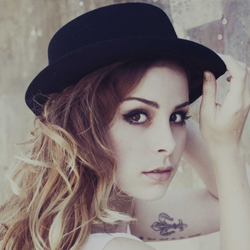
%> input picture implementacoes/PDI/task2/TEMP__/lena2.jpg, 250 x 250 px
$ octave runFFT_3.m   (GNU Octave 9; MATLAB toolbox functions it lacks are replaced by stand-ins)
%> lines starting %> are read from the running program, lines starting %| are printed output that depends on the picture
close all; clear all; clc;

I = imread ('lena2.jpg');
%> I is the input picture: size 250x250x3 uint8; mean R, G, B 128.3, 118.5, 116.9
if (size(I,3) == 3)
    I = rgb2gray(I);
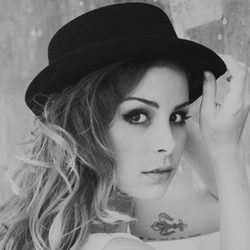
%> I: size 250x250 uint8; min 12, max 193, mean 121.2
end

subplot(1,2,1);
imshow (I);

I1 = fft2(I);
I2 = fftshift (I1);

[w, h] = size (I);
%> w = 250; h = 250
GF = zeros ([w, h]);

% This value determines the 'blur' amount:
% The higher it goes, the less the blur is;
% The lower it goes, the more blur there is.
Sig = 25;

for x = 1 : w
    for y = 1 : h
        GF (x, y) = exp (-((x-w/2)^2 + (y-h/2)^2) / (2 * Sig^2));
    end
end
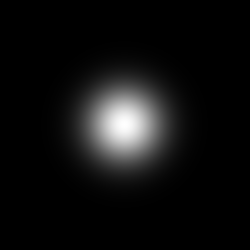
%> GF: size 250x250 double; min 1.39e-11, max 1, mean 0.0628


I3 = I2 .* GF;
I4 = ifft2 (fftshift (I3));

subplot(1,2,2);
imshow(abs(I4)/255);
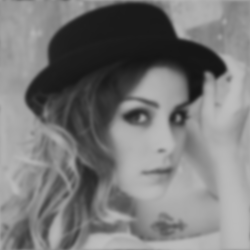
%> displayed picture: size 250x250, on the screen's scale of 0 to 255; min 20, max 191, mean 121


figure, imshow(GF); colormap(gray)

I2 = log(abs(I2));
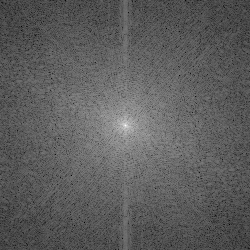
%> I2: size 250x250 double; min 2.04, max 15.84, mean 7.1; drawn with min black and max white
range(1) = floor(min(min(I2)));
range(2) = floor(max(max(I2)));
figure, imshow(I2,range); colormap(gray); colorbar

I3 = log(abs(I3));
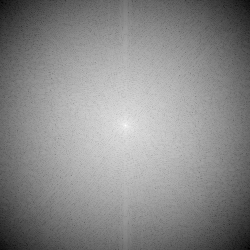
%> I3: size 250x250 double; min -21.23, max 15.84, mean -1.23; drawn with min black and max white
range(1) = floor(min(min(I3)));
range(2) = floor(max(max(I3)));
figure, imshow(I3,range); colormap(gray); colorbar


% imgFFT = log(abs(I2)+1);
% imgFFT = mat2gray(imgFFT);
% figure(3), imshow(imgFFT,[]);

$ run again, with implementacoes/PDI/task2/TEMP__/hand.jpg copied over implementacoes/PDI/task2/TEMP__/lena2.jpg
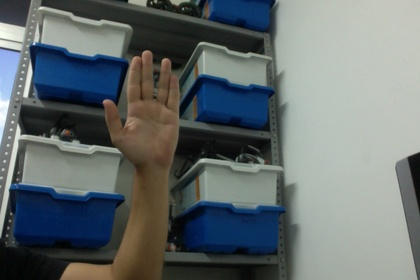
%> input picture implementacoes/PDI/task2/TEMP__/hand.jpg, 420 x 280 px, shrunk from 1080 x 720 before the run
%> I is the input picture: size 280x420x3 uint8; mean R, G, B 100.4, 108.5, 108.9
%> I: size 280x420 uint8
%> after the loop `for x = 1 : w`:
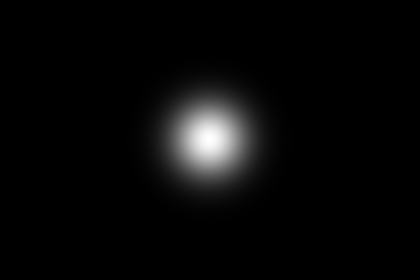
%> GF: size 280x420 double; min 7.39e-23, max 1, mean 0.0334
%> `I3 = log(abs(I3));`:
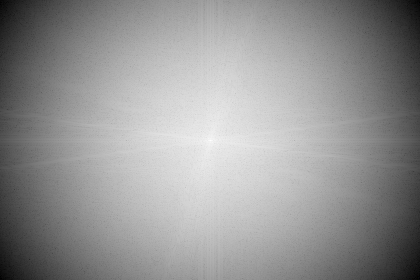
%> I3: size 280x420 double; min -47.05, max 16.34, mean -10.14; drawn with min black and max white

$ run again, with implementacoes/PDI/task2/TEMP__/hand2.jpg copied over implementacoes/PDI/task2/TEMP__/lena2.jpg
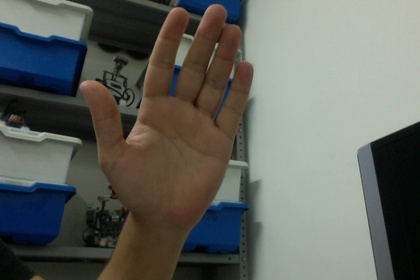
%> input picture implementacoes/PDI/task2/TEMP__/hand2.jpg, 420 x 280 px, shrunk from 1080 x 720 before the run
%> I is the input picture: size 280x420x3 uint8; mean R, G, B 97, 99.9, 93.3
%> I: size 280x420 uint8
%> after the loop `for x = 1 : w`:
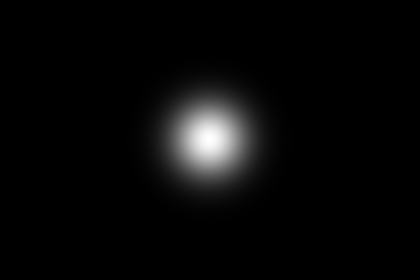
%> GF: size 280x420 double; min 7.39e-23, max 1, mean 0.0334
%> `I3 = log(abs(I3));`:
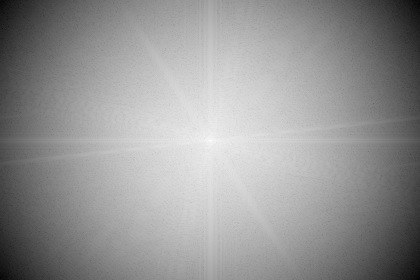
%> I3: size 280x420 double; min -47.86, max 16.26, mean -10.33; drawn with min black and max white
